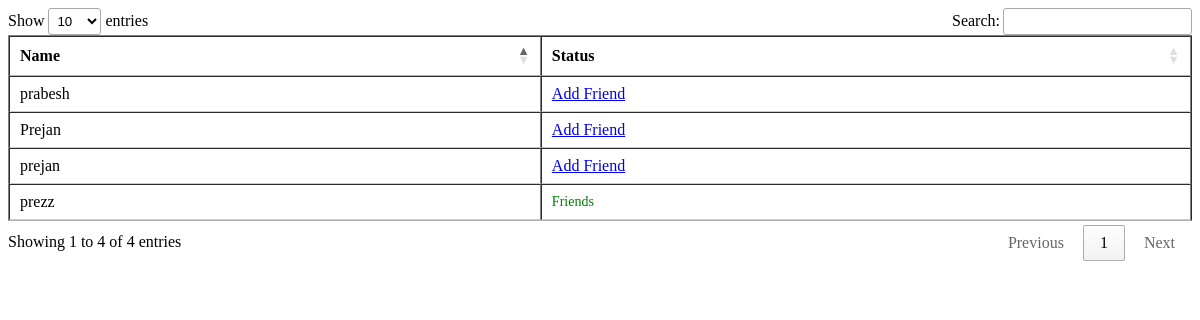
Before: /friends/search_friend/ (signed in) with the older database file.
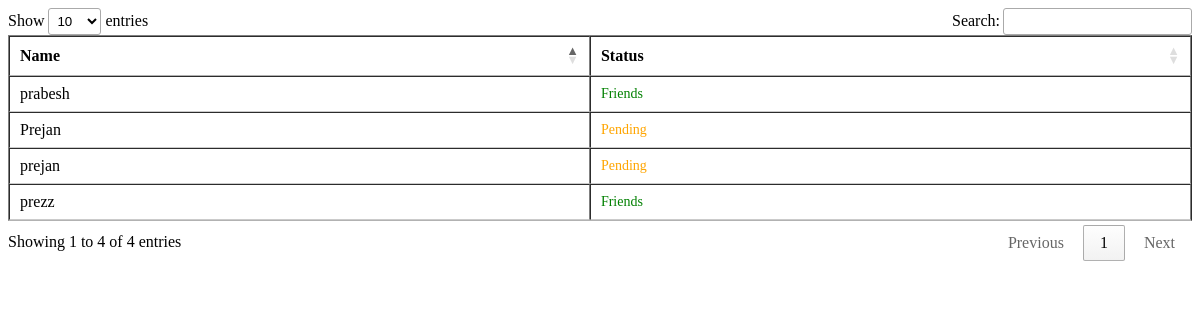
After: the same page with the newer database file.
### accounts/models.py (models this page shows, shortened)
class CustomUser(AbstractBaseUser, PermissionsMixin):
    username = models.CharField(max_length=50, unique=True)
    email = models.EmailField(unique=True)
    full_name = models.CharField(max_length=100)
    is_active = models.BooleanField(default=True)
    is_staff = models.BooleanField(default=False)
    date_joined = models.DateTimeField(auto_now_add=True)
    is_delete = models.BooleanField(default=False)
    USERNAME_FIELD = 'username'
    REQUIRED_FIELDS = ['full_name']
    objects = CustomUserManager()

### friends/views.py (the view, shortened to what this page needs)
# urls.py: path("search_friend/", views.search_users, name="search_friend"),
@login_required
def search_users(request):
    current_user = request.user
    all_users = CustomUser.objects.exclude(id=current_user.id)
    requests = FriendRequest.objects.filter(
        Q(from_user=current_user) | Q(to_user=current_user)
    )
    sent_reqs = {fr.to_user_id: fr for fr in requests if fr.from_user_id == current_user.id}   # send request by user
    received_reqs = {fr.from_user_id: fr for fr in requests if fr.to_user_id == current_user.id}
    adding = []
    for user in all_users:
        user_id = user.id
        if user_id in sent_reqs:
            fr = sent_reqs[user_id]
            adding.append({
                "request_id":fr.id,
                "user": user,
                "friend": fr.is_accepted,
                "is_pending": True,
                "requested": True,
            })
        else:
            adding.append({
                "reuest_id": None,
                "user": user,
                "friend": False,
                "is_pending": False,
                "requested": False
            })
    return render(request, "friends/search_friend_list.html", {"adding": adding})

### friends/templates/friends/search_friend_list.html (shortened to what this page needs)
<!DOCTYPE html>
<html>
<head>
</head>
<body>
    <link rel="stylesheet" type="text/css" href="https://cdn.datatables.net/1.13.6/css/jquery.dataTables.min.css">
    <script src="https://code.jquery.com/jquery-3.7.1.min.js"></script>
    <table border="1" cellpadding="5" cellspacing="3" class="datatable">
        <thead>
            <tr>
                <th>Name</th>
                <th>Status</th>
            </tr>
        </thead>
        <tbody>
        {% for item in adding %}
        <tr>
            <td>{{ item.user.username }}</td>
            {% if item.friend %}
                <td class="status friend">Friends</td>
            {% elif item.is_pending and  item.requested %}
                <td class="status pending">Pending</td>
            {% elif  not item.is_pending and item.requested %}
                <td>
                    <a href="/friends/accept/{{item.request_id}}">Accept Request</a>
                </td>
            {%elif not item.requested %}
            <td>
                <a href="/friends/add/{{item.user.id}}">Add Friend</a>
            </td>
            {% endif %}
        {% endfor %}
        </tr>
        </tbody>
    </table>
</body>
</html>

### friends/templates/friends/search_friend_list.html (style rules this page uses)
.status { font-size: 14px; color: #555; }
.friend { color: green; }
.pending { color: orange; }
tr, td { margin: 10px; }

Changed rows visible on the page:
computed for CustomUser "Prejan": text "Add Friend" → "Pending"
computed for CustomUser "prejan": text "Add Friend" → "Pending"
changed CustomUser "prabesh": text "Add Friend" → "Friends"
